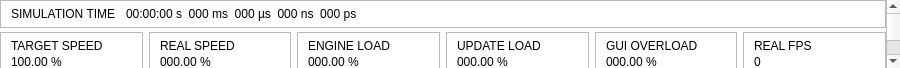
<?xml version="1.0" encoding="UTF-8"?>
<ui version="4.0">
 <class>infoWidget</class>
 <widget class="QWidget" name="infoWidget">
  <property name="geometry">
   <rect>
    <x>0</x>
    <y>0</y>
    <width>900</width>
    <height>10</height>
   </rect>
  </property>
  <property name="sizePolicy">
   <sizepolicy hsizetype="Preferred" vsizetype="Ignored">
    <horstretch>0</horstretch>
    <verstretch>0</verstretch>
   </sizepolicy>
  </property>
  <property name="minimumSize">
   <size><width>0</width><height>0</height></size>
  </property>
  <property name="maximumSize">
   <size><width>16777215</width><height>16777215</height></size>
  </property>
  <property name="windowTitle">
   <string notr="true">Form</string>
  </property>
  <property name="styleSheet">
   <string notr="true">QWidget#infoWidget, QWidget#infoScrollContent { background: #FFFFFF; }
QScrollArea#infoScroll { border: none; background: transparent; }
QFrame[role=&quot;card&quot;] {
    background: #F4F6F9;
    border: 1px solid #E5E9F0;
    border-radius: 6px;
}
QFrame[role=&quot;card&quot;] QLabel { background: transparent; border: none; }
QLabel[role=&quot;caption&quot;] {
    color: #57606A;
    font-weight: 600;
    letter-spacing: 1px;
}
QLabel[role=&quot;value&quot;]      { color: #0F62FE; font-weight: 700; }
QLabel[role=&quot;valueDanger&quot;] { color: #B91C1C; font-weight: 700; }
QLabel[role=&quot;valueDark&quot;]   { color: #1F2328; font-weight: 700; }</string>
  </property>

  <!-- Outer wrapper: a scroll area so the splitter controls how much of the
       info is shown. Default splitter sizing reveals only the sim-time card;
       dragging the splitter up reveals the rest, with the scroll area
       handling overflow. sizePolicy=Ignored vertically means card-visibility
       changes inside (overload/MCU) never push the splitter around. -->
  <layout class="QVBoxLayout" name="outerLayout">
   <property name="leftMargin">   <number>0</number> </property>
   <property name="topMargin">    <number>0</number> </property>
   <property name="rightMargin">  <number>0</number> </property>
   <property name="bottomMargin"> <number>0</number> </property>
   <property name="spacing">      <number>0</number> </property>
   <item>
    <widget class="QScrollArea" name="infoScroll">
     <property name="frameShape"><enum>QFrame::NoFrame</enum></property>
     <property name="widgetResizable"><bool>true</bool></property>
     <property name="horizontalScrollBarPolicy"><enum>Qt::ScrollBarAlwaysOff</enum></property>
     <property name="verticalScrollBarPolicy"><enum>Qt::ScrollBarAsNeeded</enum></property>
     <widget class="QWidget" name="infoScrollContent">
      <layout class="QVBoxLayout" name="rootLayout">
       <property name="leftMargin">    <number>0</number> </property>
       <property name="topMargin">     <number>0</number> </property>
       <property name="rightMargin">   <number>0</number> </property>
       <property name="bottomMargin">  <number>0</number> </property>
       <property name="spacing">       <number>4</number> </property>

       <!-- ====================== Simulation Time card ====================== -->
       <item>
        <widget class="QFrame" name="simTimeCard">
         <property name="frameShape"><enum>QFrame::StyledPanel</enum></property>
         <property name="role" stdset="0"><string notr="true">card</string></property>
         <layout class="QHBoxLayout" name="simTimeCardLayout">
          <property name="leftMargin">   <number>10</number> </property>
          <property name="topMargin">    <number>6</number>  </property>
          <property name="rightMargin">  <number>10</number> </property>
          <property name="bottomMargin"> <number>6</number>  </property>
          <property name="spacing">      <number>10</number> </property>
          <item>
           <widget class="QLabel" name="simTimeLabel">
            <property name="text"><string>SIMULATION TIME</string></property>
            <property name="role" stdset="0"><string notr="true">caption</string></property>
           </widget>
          </item>
          <item>
           <widget class="QLabel" name="simTime">
            <property name="sizePolicy">
             <sizepolicy hsizetype="Expanding" vsizetype="Preferred">
              <horstretch>1</horstretch>
              <verstretch>0</verstretch>
             </sizepolicy>
            </property>
            <property name="text"><string notr="true">00:00:00 s  000 ms  000 µs  000 ns  000 ps</string></property>
            <property name="role" stdset="0"><string notr="true">valueDanger</string></property>
           </widget>
          </item>
         </layout>
        </widget>
       </item>

       <!-- ====================== Metric cards row ====================== -->
       <item>
        <layout class="QHBoxLayout" name="cardsRow">
         <property name="spacing"><number>6</number></property>

         <!-- Target Speed -->
         <item>
          <widget class="QFrame" name="targetSpeedCard">
           <property name="frameShape"><enum>QFrame::StyledPanel</enum></property>
           <property name="sizePolicy">
            <sizepolicy hsizetype="Expanding" vsizetype="Preferred">
             <horstretch>1</horstretch>
             <verstretch>0</verstretch>
            </sizepolicy>
           </property>
           <property name="role" stdset="0"><string notr="true">card</string></property>
           <layout class="QVBoxLayout" name="targetSpeedCardLayout">
            <property name="leftMargin">   <number>10</number> </property>
            <property name="topMargin">    <number>6</number>  </property>
            <property name="rightMargin">  <number>10</number> </property>
            <property name="bottomMargin"> <number>6</number>  </property>
            <property name="spacing">      <number>2</number>  </property>
            <item>
             <widget class="QLabel" name="targetSpeedLabel">
              <property name="text"><string>TARGET SPEED</string></property>
              <property name="role" stdset="0"><string notr="true">caption</string></property>
             </widget>
            </item>
            <item>
             <widget class="QLabel" name="targetSpeed">
              <property name="text"><string notr="true">100.00 %</string></property>
              <property name="role" stdset="0"><string notr="true">value</string></property>
             </widget>
            </item>
           </layout>
          </widget>
         </item>

         <!-- Real Speed -->
         <item>
          <widget class="QFrame" name="realSpeedCard">
           <property name="frameShape"><enum>QFrame::StyledPanel</enum></property>
           <property name="sizePolicy">
            <sizepolicy hsizetype="Expanding" vsizetype="Preferred">
             <horstretch>1</horstretch>
             <verstretch>0</verstretch>
            </sizepolicy>
           </property>
           <property name="role" stdset="0"><string notr="true">card</string></property>
           <layout class="QVBoxLayout" name="realSpeedCardLayout">
            <property name="leftMargin">   <number>10</number> </property>
            <property name="topMargin">    <number>6</number>  </property>
            <property name="rightMargin">  <number>10</number> </property>
            <property name="bottomMargin"> <number>6</number>  </property>
            <property name="spacing">      <number>2</number>  </property>
            <item>
             <widget class="QLabel" name="realSpeedLabel">
              <property name="text"><string>REAL SPEED</string></property>
              <property name="role" stdset="0"><string notr="true">caption</string></property>
             </widget>
            </item>
            <item>
             <widget class="QLabel" name="realSpeed">
              <property name="text"><string notr="true">000.00 %</string></property>
              <property name="role" stdset="0"><string notr="true">value</string></property>
             </widget>
            </item>
           </layout>
          </widget>
         </item>

         <!-- Engine Load -->
         <item>
          <widget class="QFrame" name="simLoadCard">
           <property name="frameShape"><enum>QFrame::StyledPanel</enum></property>
           <property name="sizePolicy">
            <sizepolicy hsizetype="Expanding" vsizetype="Preferred">
             <horstretch>1</horstretch>
             <verstretch>0</verstretch>
            </sizepolicy>
           </property>
           <property name="role" stdset="0"><string notr="true">card</string></property>
           <layout class="QVBoxLayout" name="simLoadCardLayout">
            <property name="leftMargin">   <number>10</number> </property>
            <property name="topMargin">    <number>6</number>  </property>
            <property name="rightMargin">  <number>10</number> </property>
            <property name="bottomMargin"> <number>6</number>  </property>
            <property name="spacing">      <number>2</number>  </property>
            <item>
             <widget class="QLabel" name="simLoadLabel">
              <property name="text"><string>ENGINE LOAD</string></property>
              <property name="role" stdset="0"><string notr="true">caption</string></property>
             </widget>
            </item>
            <item>
             <widget class="QLabel" name="simLoadVal">
              <property name="text"><string notr="true">000.00 %</string></property>
              <property name="role" stdset="0"><string notr="true">value</string></property>
             </widget>
            </item>
           </layout>
          </widget>
         </item>

         <!-- Update Load -->
         <item>
          <widget class="QFrame" name="guiLoadCard">
           <property name="frameShape"><enum>QFrame::StyledPanel</enum></property>
           <property name="sizePolicy">
            <sizepolicy hsizetype="Expanding" vsizetype="Preferred">
             <horstretch>1</horstretch>
             <verstretch>0</verstretch>
            </sizepolicy>
           </property>
           <property name="role" stdset="0"><string notr="true">card</string></property>
           <layout class="QVBoxLayout" name="guiLoadCardLayout">
            <property name="leftMargin">   <number>10</number> </property>
            <property name="topMargin">    <number>6</number>  </property>
            <property name="rightMargin">  <number>10</number> </property>
            <property name="bottomMargin"> <number>6</number>  </property>
            <property name="spacing">      <number>2</number>  </property>
            <item>
             <widget class="QLabel" name="guiLoadLabel">
              <property name="text"><string>UPDATE LOAD</string></property>
              <property name="role" stdset="0"><string notr="true">caption</string></property>
             </widget>
            </item>
            <item>
             <widget class="QLabel" name="guiLoadVal">
              <property name="text"><string notr="true">000.00 %</string></property>
              <property name="role" stdset="0"><string notr="true">value</string></property>
             </widget>
            </item>
           </layout>
          </widget>
         </item>

         <!-- GUI Overload (hidden until needed) -->
         <item>
          <widget class="QFrame" name="overLoadCard">
           <property name="frameShape"><enum>QFrame::StyledPanel</enum></property>
           <property name="sizePolicy">
            <sizepolicy hsizetype="Expanding" vsizetype="Preferred">
             <horstretch>1</horstretch>
             <verstretch>0</verstretch>
            </sizepolicy>
           </property>
           <property name="role" stdset="0"><string notr="true">card</string></property>
           <layout class="QVBoxLayout" name="overLoadCardLayout">
            <property name="leftMargin">   <number>10</number> </property>
            <property name="topMargin">    <number>6</number>  </property>
            <property name="rightMargin">  <number>10</number> </property>
            <property name="bottomMargin"> <number>6</number>  </property>
            <property name="spacing">      <number>2</number>  </property>
            <item>
             <widget class="QLabel" name="overLoadLabel">
              <property name="text"><string>GUI OVERLOAD</string></property>
              <property name="role" stdset="0"><string notr="true">caption</string></property>
             </widget>
            </item>
            <item>
             <widget class="QLabel" name="overLoadVal">
              <property name="text"><string notr="true">000.00 %</string></property>
              <property name="role" stdset="0"><string notr="true">valueDanger</string></property>
             </widget>
            </item>
           </layout>
          </widget>
         </item>

         <!-- Real FPS -->
         <item>
          <widget class="QFrame" name="fpsCard">
           <property name="frameShape"><enum>QFrame::StyledPanel</enum></property>
           <property name="sizePolicy">
            <sizepolicy hsizetype="Expanding" vsizetype="Preferred">
             <horstretch>1</horstretch>
             <verstretch>0</verstretch>
            </sizepolicy>
           </property>
           <property name="role" stdset="0"><string notr="true">card</string></property>
           <layout class="QVBoxLayout" name="fpsCardLayout">
            <property name="leftMargin">   <number>10</number> </property>
            <property name="topMargin">    <number>6</number>  </property>
            <property name="rightMargin">  <number>10</number> </property>
            <property name="bottomMargin"> <number>6</number>  </property>
            <property name="spacing">      <number>2</number>  </property>
            <item>
             <widget class="QLabel" name="fpsLabel">
              <property name="text"><string>REAL FPS</string></property>
              <property name="role" stdset="0"><string notr="true">caption</string></property>
             </widget>
            </item>
            <item>
             <widget class="QLabel" name="fpsVal">
              <property name="text"><string notr="true">0</string></property>
              <property name="role" stdset="0"><string notr="true">value</string></property>
             </widget>
            </item>
           </layout>
          </widget>
         </item>
        </layout>
       </item>

       <!-- ====================== Main MCU card ====================== -->
       <item>
        <widget class="QFrame" name="mainMcuCard">
         <property name="frameShape"><enum>QFrame::StyledPanel</enum></property>
         <property name="role" stdset="0"><string notr="true">card</string></property>
         <layout class="QHBoxLayout" name="mainMcuCardLayout">
          <property name="leftMargin">   <number>10</number> </property>
          <property name="topMargin">    <number>6</number>  </property>
          <property name="rightMargin">  <number>10</number> </property>
          <property name="bottomMargin"> <number>6</number>  </property>
          <property name="spacing">      <number>10</number> </property>
          <item>
           <widget class="QLabel" name="mainMcuLabel">
            <property name="text"><string>MAIN MCU</string></property>
            <property name="role" stdset="0"><string notr="true">caption</string></property>
           </widget>
          </item>
          <item>
           <widget class="QLabel" name="mainMcuName">
            <property name="text"><string notr="true">-</string></property>
            <property name="role" stdset="0"><string notr="true">valueDark</string></property>
           </widget>
          </item>
          <item>
           <widget class="QLabel" name="mainMcu">
            <property name="sizePolicy">
             <sizepolicy hsizetype="Expanding" vsizetype="Preferred">
              <horstretch>1</horstretch>
              <verstretch>0</verstretch>
             </sizepolicy>
            </property>
            <property name="text"><string notr="true">-</string></property>
            <property name="role" stdset="0"><string notr="true">value</string></property>
           </widget>
          </item>
         </layout>
        </widget>
       </item>

       <item>
        <spacer name="rootBottomSpacer">
         <property name="orientation"><enum>Qt::Vertical</enum></property>
         <property name="sizeHint" stdset="0"><size><width>20</width><height>4</height></size></property>
        </spacer>
       </item>
      </layout>
     </widget>
    </widget>
   </item>
  </layout>
 </widget>
 <resources/>
 <connections/>
</ui>
